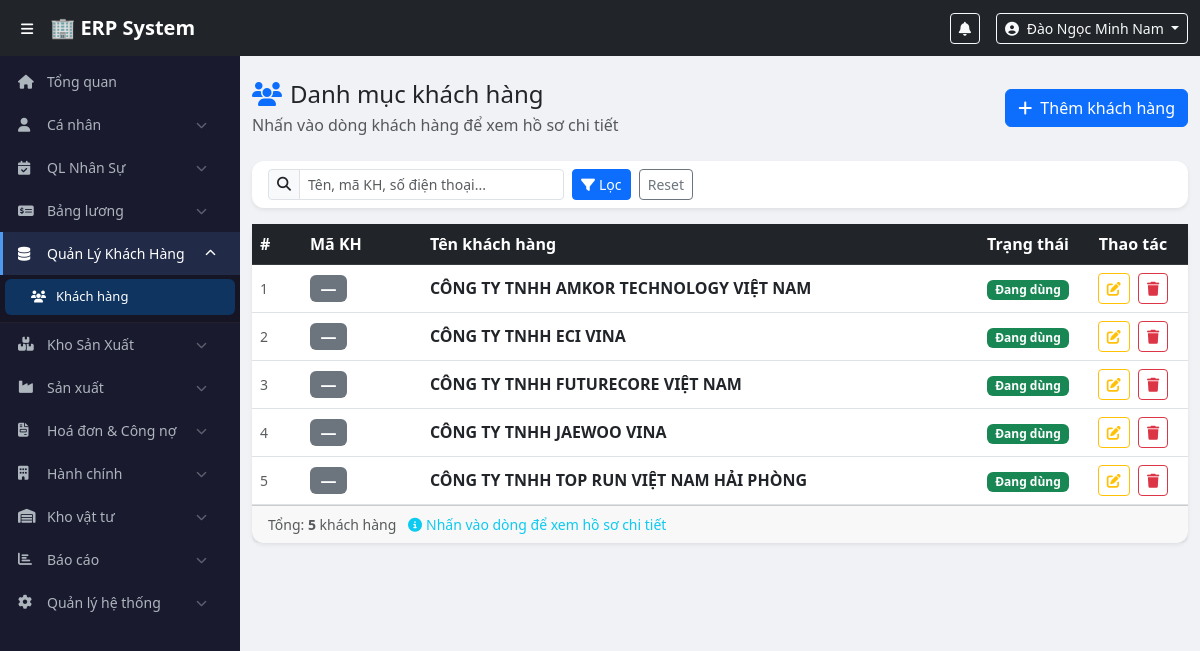
The page /modules/master/customers.php (signed in) on the database its author committed.
### tables this page shows
CREATE TABLE `customers` (
  `id` int(11) NOT NULL,
  `customer_code` varchar(30) DEFAULT NULL,
  `customer_name` varchar(200) NOT NULL,
  `address` text DEFAULT NULL,
  `tax_code` varchar(20) DEFAULT NULL COMMENT 'Mã số thuế',
  `vat_rate` tinyint(4) NOT NULL DEFAULT 8 COMMENT 'VAT mặc định (%)',
  `contact_person` varchar(100) DEFAULT NULL,
  `phone` varchar(20) DEFAULT NULL,
  `email` varchar(100) DEFAULT NULL,
  `is_active` tinyint(1) DEFAULT 1,
  `created_by` int(11) DEFAULT NULL,
  `created_at` timestamp NOT NULL DEFAULT current_timestamp(),
  `updated_at` timestamp NOT NULL DEFAULT current_timestamp() ON UPDATE current_timestamp()
);

### config/auth.php (called while the page is built, shortened)
<?php
function isLoggedIn() {
    return isset($_SESSION['user_id']) && !empty($_SESSION['user_id']);
}
function hasRole(...$roles) {
    return in_array($_SESSION['role'], $roles);
}
?>

### modules/master/customers.php (the view, shortened to what this page needs)
<?php
require_once $_SERVER['DOCUMENT_ROOT'] . '/erp/config/auth.php';
$pdo  = getDBConnection();
$search = trim($_GET['search'] ?? '');
$where  = ['1=1'];
$params = [];
$stmt = $pdo->prepare('SELECT * FROM customers WHERE ' . implode(' AND ', $where) . ' ORDER BY customer_name');
$stmt->execute($params);
$customers = $stmt->fetchAll(PDO::FETCH_ASSOC);
include $_SERVER['DOCUMENT_ROOT'] . '/erp/includes/header.php';
include $_SERVER['DOCUMENT_ROOT'] . '/erp/includes/sidebar.php';
?>
<div class="main-content">
<div class="container-fluid py-4">
    <div class="d-flex justify-content-between align-items-center mb-4">
        <div>
            <h4 class="mb-1"><i class="fas fa-users me-2 text-primary"></i>Danh mục khách hàng</h4>
            <p class="text-muted mb-0">Nhấn vào dòng khách hàng để xem hồ sơ chi tiết</p>
        </div>
        <?php if (hasRole('director','accountant','warehouse','manager')): ?>
        <button class="btn btn-primary" data-bs-toggle="modal" data-bs-target="#modalCust">
            <i class="fas fa-plus me-1"></i> Thêm khách hàng
        </button>
        <?php endif; ?>
    </div>
    <div class="card border-0 shadow-sm mb-3">
        <div class="card-body py-2">
            <form class="row g-2 align-items-center" method="GET">
                <div class="col-md-4">
                    <div class="input-group input-group-sm">
                        <span class="input-group-text"><i class="fas fa-search"></i></span>
                        <input type="text" name="search" class="form-control"
                               placeholder="Tên, mã KH, số điện thoại..."
                               value="<?= htmlspecialchars($search) ?>">
                    </div>
                </div>
                <div class="col-auto">
                    <button type="submit" class="btn btn-sm btn-primary">
                        <i class="fas fa-filter me-1"></i>Lọc
                    </button>
                    <a href="?" class="btn btn-sm btn-outline-secondary ms-1">Reset</a>
                </div>
            </form>
        </div>
    </div>
    <div class="card border-0 shadow-sm">
        <div class="card-body p-0">
            <div class="table-responsive">
                <table class="table table-hover align-middle mb-0 table-clickable">
                    <thead class="table-dark">
                        <tr>
                            <th width="50">#</th>
                            <th width="120">Mã KH</th>
                            <th>Tên khách hàng</th>
                            <th width="100" class="text-center">Trạng thái</th>
                            <?php if (hasRole('director','accountant','warehouse','manager')): ?>
                            <th width="110" class="text-center">Thao tác</th>
                            <?php endif; ?>
                        </tr>
                    </thead>
                    <tbody>
                    <?php if (empty($customers)): ?>
                        <tr><td colspan="<?= hasRole('director','accountant','warehouse','manager') ? 5 : 4 ?>" class="text-center text-muted py-4">Chưa có khách hàng nào</td></tr>
                    <?php else: ?>
                        <?php foreach ($customers as $i => $c): ?>
                        <tr data-href="customer_profile.php?id=<?= (int)$c['id'] ?>">
                            <td class="text-muted small"><?= $i + 1 ?></td>
                            <td><span class="badge bg-secondary fs-6"><?= htmlspecialchars($c['customer_code'] ?? '—') ?></span></td>
                            <td class="fw-semibold"><?= htmlspecialchars($c['customer_name']) ?></td>
                            <td class="text-center">
                                <?= $c['is_active']
                                    ? '<span class="badge bg-success">Đang dùng</span>'
                                    : '<span class="badge bg-secondary">Ngừng</span>' ?>
                            </td>
                            <?php if (hasRole('director','accountant','warehouse','manager')): ?>
                            <td class="text-center col-actions" onclick="event.stopPropagation()">
                                <button class="btn btn-sm btn-outline-warning btn-edit-cust"
                                    title="Sửa"
                                    data-id="<?= $c['id'] ?>"
                                    data-code="<?= htmlspecialchars($c['customer_code'] ?? '') ?>"
                                    data-name="<?= htmlspecialchars($c['customer_name']) ?>"
                                    data-address="<?= htmlspecialchars($c['address'] ?? '') ?>"
                                    data-tax="<?= htmlspecialchars($c['tax_code'] ?? '') ?>"
                                    data-contact="<?= htmlspecialchars($c['contact_person'] ?? '') ?>"
                                    data-phone="<?= htmlspecialchars($c['phone'] ?? '') ?>"
                                    data-email="<?= htmlspecialchars($c['email'] ?? '') ?>"
                                    data-vat="<?= (int)($c['vat_rate'] ?? 8) ?>"
                                    data-active="<?= $c['is_active'] ?>">
                                    <i class="fas fa-edit"></i>
                                </button>
                                <?php if (hasRole('director','accountant')): ?>
                                <button class="btn btn-sm btn-outline-danger btn-delete-cust ms-1"
                                    title="Xoá"
                                    data-id="<?= $c['id'] ?>"
                                    data-name="<?= htmlspecialchars($c['customer_name']) ?>">
                                    <i class="fas fa-trash"></i>
                                </button>
                                <?php endif; ?>
                            </td>
                            <?php endif; ?>
                        </tr>
                        <?php endforeach; ?>
                    <?php endif; ?>
                    </tbody>
                </table>
            </div>
        </div>
        <div class="card-footer text-muted small">
            Tổng: <strong><?= count($customers) ?></strong> khách hàng
            <span class="ms-2 text-info"><i class="fas fa-info-circle me-1"></i>Nhấn vào dòng để xem hồ sơ chi tiết</span>
        </div>
    </div>
</div>
</div>
<?php include $_SERVER['DOCUMENT_ROOT'] . '/erp/includes/footer.php'; ?>

### assets/css/style.css (style rules this page uses)
body { padding-top: 56px; background: #f0f2f5; font-family: 'Segoe UI', sans-serif; }
.main-content { margin-left: 240px; transition: margin-left 0.3s; min-height: calc(100vh - 56px); }
.card { border-radius: 12px !important; }

### modules/master/customers.php (style rules this page uses)
.table-clickable tbody tr { cursor: pointer; }
.table-clickable tbody tr td.col-actions { cursor: default; }

### rows shown on the page
customers: customer_code "—", customer_name "CÔNG TY TNHH AMKOR TECHNOLOGY VIỆT NAM", is_active "Đang dùng"
customers: customer_code "—", customer_name "CÔNG TY TNHH ECI VINA", is_active "Đang dùng"
customers: customer_code "—", customer_name "CÔNG TY TNHH FUTURECORE VIỆT NAM", is_active "Đang dùng"
customers: customer_code "—", customer_name "CÔNG TY TNHH JAEWOO VINA", is_active "Đang dùng"
customers: customer_code "—", customer_name "CÔNG TY TNHH TOP RUN VIỆT NAM HẢI PHÒNG", is_active "Đang dùng"

### other values the page prints
$user['full_name'] "Đào Ngọc Minh Nam"
count($customers) "5"
